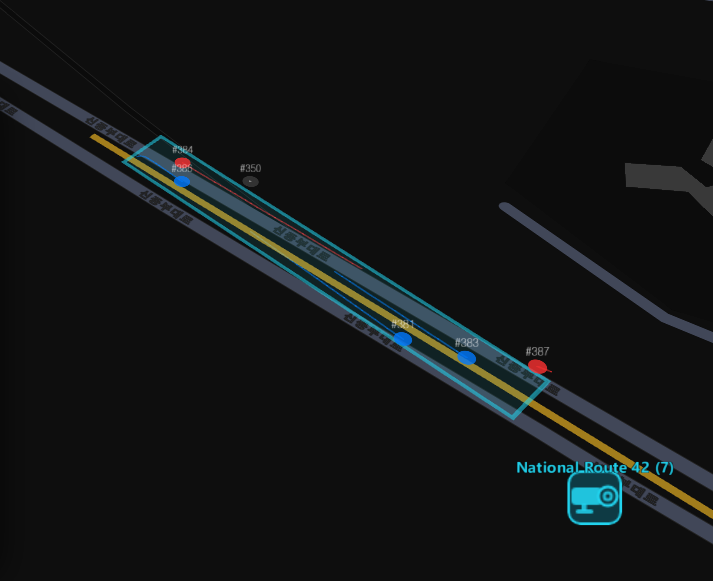
#> input picture report/img/auto_calib.png, 713 x 581 px
$ python -i roi_manager.py   (imports and definitions only)
#> lines starting #> are read from the running program, lines starting #| are printed output that depends on the picture; after the words box and inside, x2 and y2 are one past the last pixel; in counts of white or black regions, pixels touching at a corner belong together
#> further down, picture is the input picture: shape (581, 713, 3); mean B, G, R 21.6, 21.2, 18.8
"""
roi_manager.py — 카메라별 ROI polygon 로드/저장/자동추정

ROI 좌표는 정규화 좌표(0.0~1.0)로 저장.
실제 픽셀 변환: pixel = relative * frame_width (or height)
"""

from __future__ import annotations

import hashlib
import json
import logging
import threading
from datetime import datetime, timezone
from pathlib import Path

import cv2
import numpy as np

logger = logging.getLogger(__name__)

_CONFIG_PATH = Path(__file__).parent / "roi_config.json"
_write_lock = threading.Lock()   # save_roi read-modify-write 원자화 (TOCTOU 방지)


def camera_key(url: str) -> str:
    return hashlib.md5(url.encode()).hexdigest()[:12]


def _load_config() -> dict:
    if not _CONFIG_PATH.exists():
        return {}
    try:
        return json.loads(_CONFIG_PATH.read_text(encoding="utf-8"))
    except Exception:
        return {}


def load_roi(camera_url: str) -> list[list[float]] | None:
    """저장된 ROI 정규화 좌표 반환. 없으면 None."""
    entry = _load_config().get(camera_key(camera_url))
    return entry.get("polygon") if entry else None


def save_roi(camera_url: str, polygon: list[list[float]], auto: bool = False) -> None:
    """ROI 정규화 좌표를 JSON에 저장."""
    key = camera_key(camera_url)
    with _write_lock:
        data = _load_config()
        data[key] = {
            "polygon": polygon,
            "auto_generated": auto,
            "last_updated": datetime.now(timezone.utc).isoformat(),
        }
        _CONFIG_PATH.write_text(
            json.dumps(data, ensure_ascii=False, indent=2), encoding="utf-8"
        )
    logger.info("ROI 저장: key=%s (%s)", key, "자동" if auto else "수동")


def roi_to_pixels(polygon: list[list[float]], w: int, h: int) -> np.ndarray:
    """정규화 좌표 → 픽셀 좌표 변환."""
    return np.array([[int(x * w), int(y * h)] for x, y in polygon], dtype=np.int32)


def estimate_roi(frame: np.ndarray) -> list[list[float]]:
    """
    OpenCV edge detection으로 도로 영역을 자동 추정.
    성공 시 정규화 좌표 polygon 반환, 실패 시 기본 사다리꼴 반환.
    """
    h, w = frame.shape[:2]
#> h = 581; w = 713

    try:
        gray = cv2.cvtColor(frame, cv2.COLOR_BGR2GRAY)
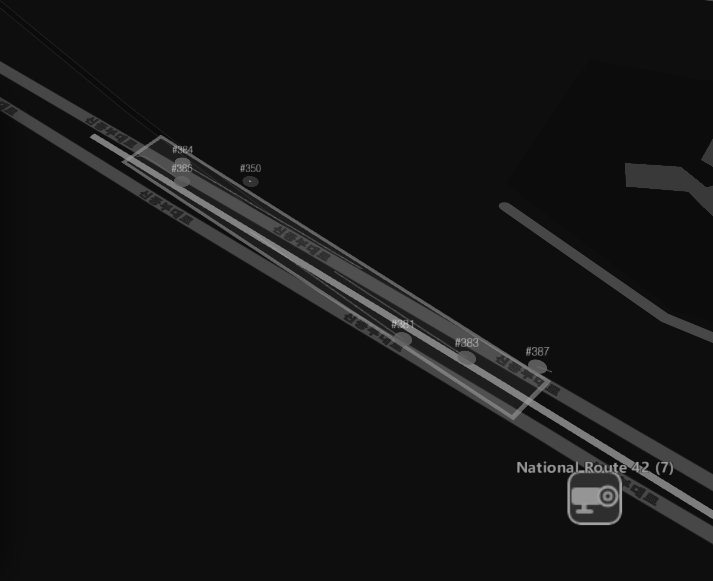
#> gray: shape (581, 713); min 10, max 202, mean 20.5
        blurred = cv2.GaussianBlur(gray, (5, 5), 0)
        edges = cv2.Canny(blurred, 50, 150)
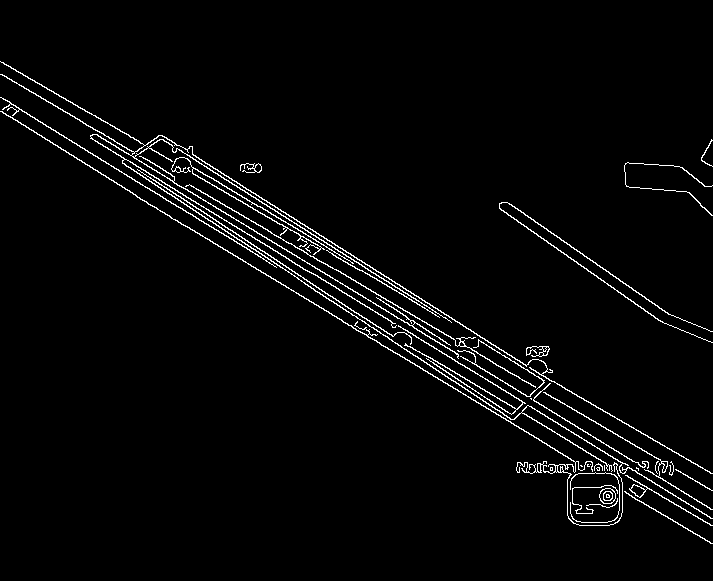
#> edges: shape (581, 713); 2.8% white in thin lines or dots, all inside (x1, y1, x2, y2) = (0, 61, 713, 544)

        # 하단 65%만 관심 영역으로 설정 (하늘/건물 제외)
        roi_mask = np.zeros_like(edges)
        roi_mask[int(h * 0.35):, :] = 255
        edges = cv2.bitwise_and(edges, roi_mask)
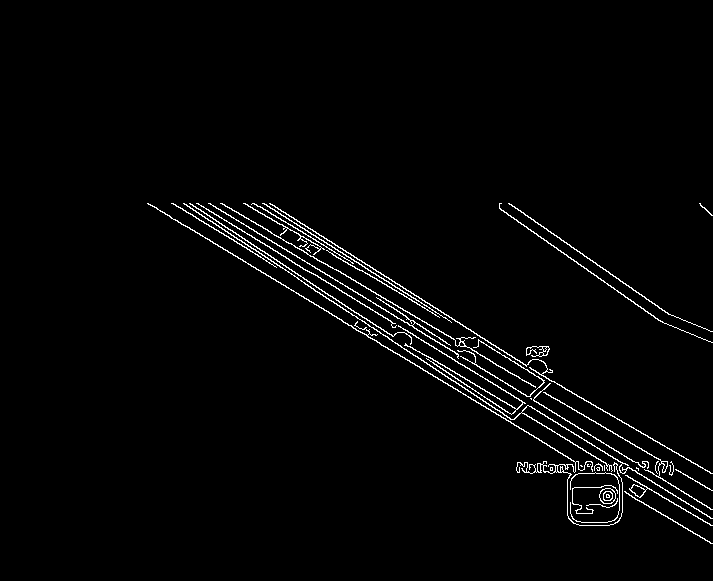
#> edges: shape (581, 713); 2.1% white in thin lines or dots, all inside (x1, y1, x2, y2) = (147, 203, 713, 544)

        kernel = np.ones((3, 3), np.uint8)
        dilated = cv2.dilate(edges, kernel, iterations=2)
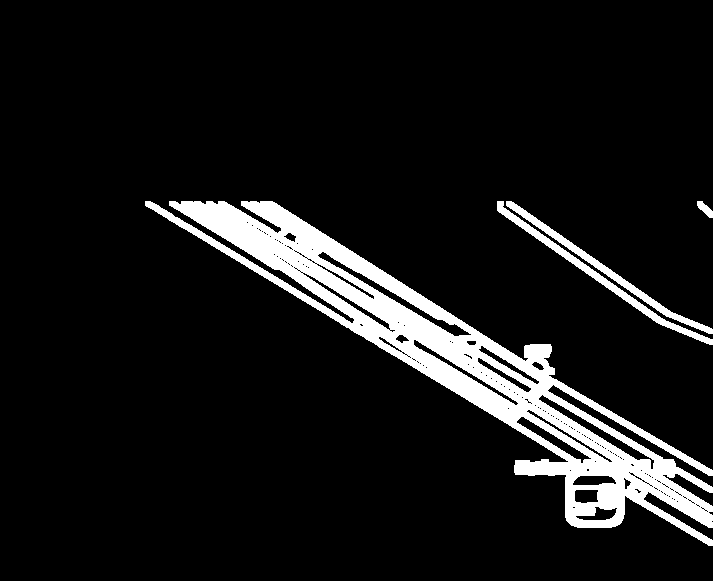
#> dilated: shape (581, 713); 9.1% white; 4 white regions

        contours, _ = cv2.findContours(dilated, cv2.RETR_EXTERNAL, cv2.CHAIN_APPROX_SIMPLE)
#> contours = 4 contours; box (x1, y1, x2, y2) and area: (145, 201, 713, 546) 38492, (497, 201, 713, 345) 1537, (506, 201, 713, 334) 1447, (697, 201, 713, 218) 117
        if contours:
            largest = max(contours, key=cv2.contourArea)
#> largest = contour of 1693 points, box (x1, y1, x2, y2) (145, 201, 713, 546), area 38492
            if cv2.contourArea(largest) > h * w * 0.05:
                hull = cv2.convexHull(largest)
#> hull = contour of 12 points, box (x1, y1, x2, y2) (145, 201, 713, 546), area 63905
                epsilon = 0.03 * cv2.arcLength(hull, True)
#> epsilon = 41.98
                approx = cv2.approxPolyDP(hull, epsilon, True)
#> approx = [[145, 201], [272, 201], [712, 470], [712, 545], [571, 525]]
                if len(approx) >= 3:
                    pts = approx.reshape(-1, 2)
#> pts has the same summary as approx
                    polygon = [[float(x) / w, float(y) / h] for x, y in pts]
#> polygon = [[0.203, 0.346], [0.381, 0.346], [0.999, 0.809], [0.999, 0.938], [0.801, 0.904]]
                    logger.info("ROI 자동 추정 완료: %d개 꼭짓점", len(polygon))
                    return polygon
    except Exception as exc:
        logger.warning("ROI 자동 추정 실패: %s", exc)

    return _default_trapezoid()


def _default_trapezoid() -> list[list[float]]:
    """해상도 무관 기본 사다리꼴 (정규화 좌표)."""
    logger.info("ROI 기본 사다리꼴 사용")
    return [
        [0.05, 0.95],
        [0.95, 0.95],
        [0.75, 0.35],
        [0.25, 0.35],
    ]

>>> import cv2
>>> picture = cv2.imread('../../report/img/auto_calib.png')
>>> result = estimate_roi(picture)
#> result has the same summary as polygon in estimate_roi

$ run again, on report/img/cctv map.png
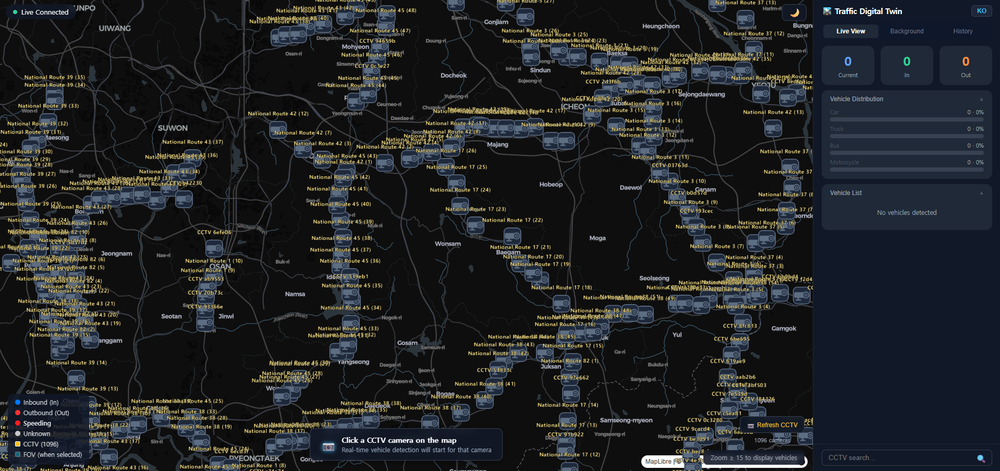
#> input picture report/img/cctv map.png, 1000 x 471 px, shrunk from 1918 x 903 before the run
#> picture is the input picture: shape (471, 1000, 3); mean B, G, R 37.6, 35.1, 32.5
#> in estimate_roi, `edges = cv2.Canny(blurred, 50, 150)`:
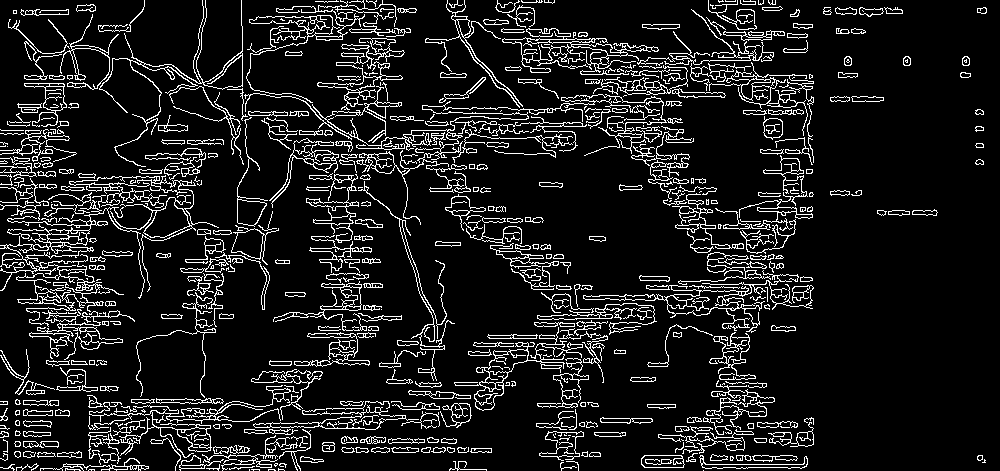
#> edges: shape (471, 1000); 11.1% white in thin lines or dots
#> in estimate_roi, `dilated = cv2.dilate(edges, kernel, iterations=2)`:
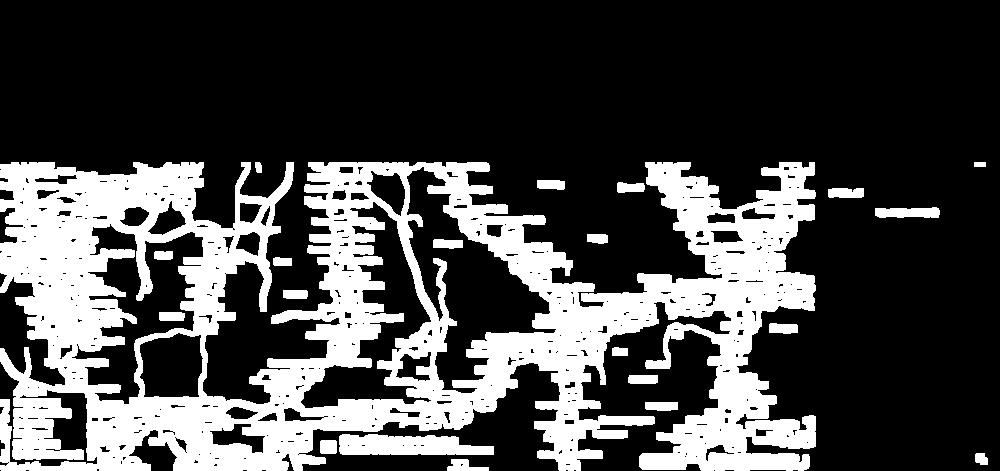
#> dilated: shape (471, 1000); 28.1% white; 21 white regions
#> contours = 18 contours; largest, box (x1, y1, x2, y2) and area: (0, 162, 816, 471) 163981, (339, 434, 494, 455) 2460, (875, 207, 940, 218) 532, (828, 188, 864, 198) 291, (447, 459, 489, 471) 258
#> largest = contour of 2511 points, box (x1, y1, x2, y2) (0, 162, 816, 471), area 163981
#> hull = contour of 11 points, box (x1, y1, x2, y2) (0, 162, 816, 471), area 250902
#> epsilon = 67.05
#> approx = [[814, 162], [806, 469], [0, 469], [0, 164]]
#> polygon = [[0.814, 0.344], [0.806, 0.996], [0, 0.996], [0, 0.348]]
#> result has the same summary as polygon in estimate_roi
